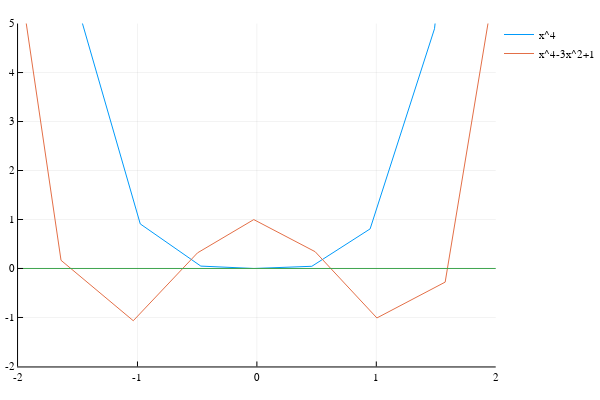

The notebook cell saved with this chart:
### Markdown cell above
Again at another even multiplicity, $x^4$ with multiplicity 4, the function goes down, up, down, then up.  Overall, $x^4$ hits the axis but never crosses it.

### Code cell
plot(x->x^4,label="x^4")
plot!(x->x^4-3x^2+1,label="x^4-3x^2+1")
hline!([0],label="")
plot!(xlims=(-2,2),ylims=(-2,5))

### Figure 1 — Plotly figure (JSON) as saved in the notebook; plotly's stock layout.template omitted (floating-point values rounded to 4 significant figures)
{"data": [{"colorbar": {"title": ""}, "hoverinfo": "text", "legendgroup": "x^4", "line": {"color": "rgba(0, 154, 250, 1.000)", "dash": "solid", "shape": "linear", "width": 1}, "mode": "lines", "name": "x^4", "showlegend": true, "text": [null, null, null, null, null, null, null, null, null, null, null, null, null, null, null, null, null, null, null, null, null, null, null, null, null, null, null, null, null, null, null, null, null, null, null, null, null, null, null, null, null, null, null, null, null, null, null, null, null, null, null, null, null, null, null], "type": "scatter", "x": [-5, -4.976, -4.951, -4.927, -4.902, -4.789, -4.677, -4.564, -4.451, -4.338, -4.225, -4.112, -3.999, -3.864, -3.728, -3.592, -3.457, -3.227, -2.998, -2.749, -2.499, -2.27, -2.04, -1.547, -0.9767, -0.4694, -0.02468, 0.4602, 0.948, 1.487, 2.001, 2.267, 2.534, 2.759, 2.983, 3.12, 3.257, 3.395, 3.532, 3.66, 3.789, 3.918, 4.047, 4.15, 4.254, 4.357, 4.46, 4.563, 4.666, 4.77, 4.873, 4.905, 4.936, 4.968, 5], "xaxis": "x1", "y": [625, 612.9, 600.9, 589.2, 577.6, 526.2, 478.3, 433.8, 392.4, 354.1, 318.7, 286.0, 255.8, 222.8, 193.2, 166.5, 142.8, 108.5, 80.77, 57.08, 39.03, 26.54, 17.32, 5.733, 0.9098, 0.04857, 3.708e-07, 0.04487, 0.8078, 4.894, 16.02, 26.43, 41.24, 57.92, 79.21, 94.8, 112.6, 132.8, 155.6, 179.5, 206.2, 235.7, 268.3, 296.7, 327.3, 360.3, 395.7, 433.6, 474.2, 517.6, 563.8, 578.7, 593.8, 609.3, 625], "yaxis": "y1", "zmax": null, "zmin": null}, {"colorbar": {"title": ""}, "hoverinfo": "text", "legendgroup": "x^4-3x^2+1", "line": {"color": "rgba(227, 111, 71, 1.000)", "dash": "solid", "shape": "linear", "width": 1}, "mode": "lines", "name": "x^4-3x^2+1", "showlegend": true, "text": [null, null, null, null, null, null, null, null, null, null, null, null, null, null, null, null, null, null, null, null, null, null, null, null, null, null, null, null, null, null, null, null, null, null, null, null, null, null, null, null, null, null, null, null, null, null, null, null, null, null, null, null, null, null, null], "type": "scatter", "x": [-5.3, -5.274, -5.248, -5.222, -5.196, -5.077, -4.957, -4.838, -4.718, -4.598, -4.479, -4.359, -4.239, -4.096, -3.952, -3.808, -3.664, -3.421, -3.178, -2.914, -2.649, -2.406, -2.162, -1.64, -1.035, -0.4976, -0.02616, 0.4879, 1.005, 1.577, 2.121, 2.403, 2.686, 2.924, 3.162, 3.308, 3.453, 3.598, 3.744, 3.88, 4.017, 4.153, 4.29, 4.399, 4.509, 4.618, 4.728, 4.837, 4.946, 5.056, 5.165, 5.199, 5.233, 5.266, 5.3], "xaxis": "x1", "y": [705.8, 691.3, 677.0, 663.0, 649.2, 588.0, 531.1, 478.4, 429.7, 384.6, 343.1, 305.0, 270.1, 232.0, 198.0, 167.8, 141.0, 102.8, 72.68, 47.6, 29.22, 17.14, 8.837, 0.167, -1.067, 0.3185, 0.9979, 0.3426, -1.01, -0.2783, 7.731, 17.04, 31.42, 48.47, 71.0, 87.86, 107.4, 129.8, 155.3, 182.5, 212.9, 246.8, 284.5, 317.5, 353.3, 391.9, 433.5, 478.2, 526.2, 577.7, 632.8, 650.5, 668.6, 687.0, 705.8], "yaxis": "y1", "zmax": null, "zmin": null}, {"colorbar": {"title": ""}, "hoverinfo": "text", "legendgroup": "", "line": {"color": "rgba(62, 164, 78, 1.000)", "dash": "solid", "shape": "linear", "width": 1}, "mode": "lines", "name": "", "showlegend": false, "text": [null, null], "type": "scatter", "x": [-402, 402], "xaxis": "x1", "y": [0, 0], "yaxis": "y1", "zmax": null, "zmin": null}], "layout": {"annotations": [], "height": 400, "legend": {"bgcolor": "rgba(255, 255, 255, 1.000)", "bordercolor": "rgba(0, 0, 0, 1.000)", "font": {"color": "rgba(0, 0, 0, 1.000)", "family": "sans-serif", "size": 11}, "tracegroupgap": 0, "x": 1, "y": 1}, "margin": {"b": 20, "l": 0, "r": 0, "t": 20}, "paper_bgcolor": "rgba(255, 255, 255, 1.000)", "plot_bgcolor": "rgba(255, 255, 255, 1.000)", "showlegend": true, "width": 600, "xaxis": {"anchor": "y1", "domain": [0.03619, 0.9934], "gridcolor": "rgba(0, 0, 0, 0.100)", "gridwidth": 0.5, "linecolor": "rgba(0, 0, 0, 1.000)", "mirror": false, "range": [-2, 2], "showgrid": true, "showline": true, "showticklabels": true, "tickangle": 0, "tickcolor": "rgb(0, 0, 0)", "tickfont": {"color": "rgba(0, 0, 0, 1.000)", "family": "sans-serif", "size": 11}, "tickmode": "array", "ticks": "inside", "ticktext": ["-2", "-1", "0", "1", "2"], "tickvals": [-2, -1, 0, 1, 2], "title": "", "titlefont": {"color": "rgba(0, 0, 0, 1.000)", "family": "sans-serif", "size": 15}, "type": "-", "visible": true, "zeroline": false, "zerolinecolor": "rgba(0, 0, 0, 1.000)"}, "yaxis": {"anchor": "x1", "domain": [0.03762, 0.9902], "gridcolor": "rgba(0, 0, 0, 0.100)", "gridwidth": 0.5, "linecolor": "rgba(0, 0, 0, 1.000)", "mirror": false, "range": [-2, 5], "showgrid": true, "showline": true, "showticklabels": true, "tickangle": 0, "tickcolor": "rgb(0, 0, 0)", "tickfont": {"color": "rgba(0, 0, 0, 1.000)", "family": "sans-serif", "size": 11}, "tickmode": "array", "ticks": "inside", "ticktext": ["-2", "-1", "0", "1", "2", "3", "4", "5"], "tickvals": [-2, -1, 0, 1, 2, 3, 4, 5], "title": "", "titlefont": {"color": "rgba(0, 0, 0, 1.000)", "family": "sans-serif", "size": 15}, "type": "-", "visible": true, "zeroline": false, "zerolinecolor": "rgba(0, 0, 0, 1.000)"}}}
